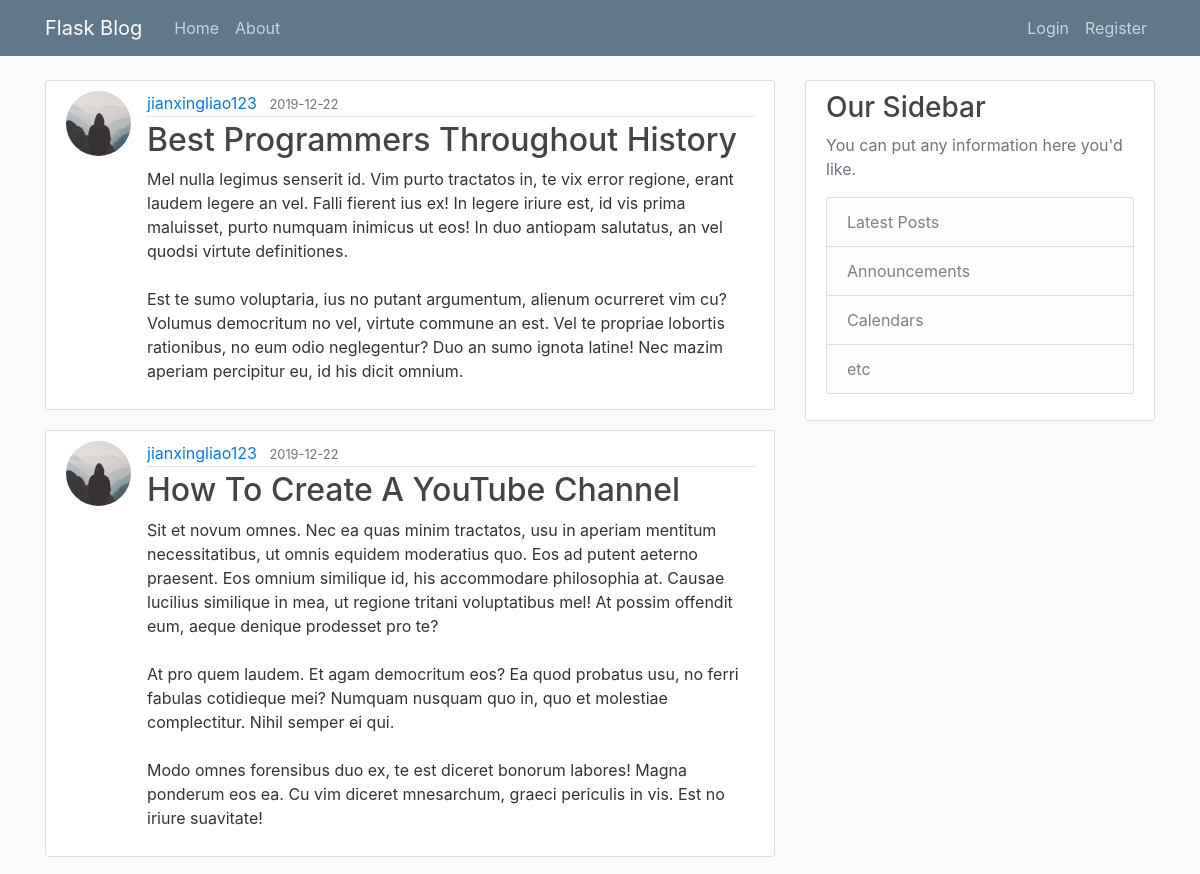
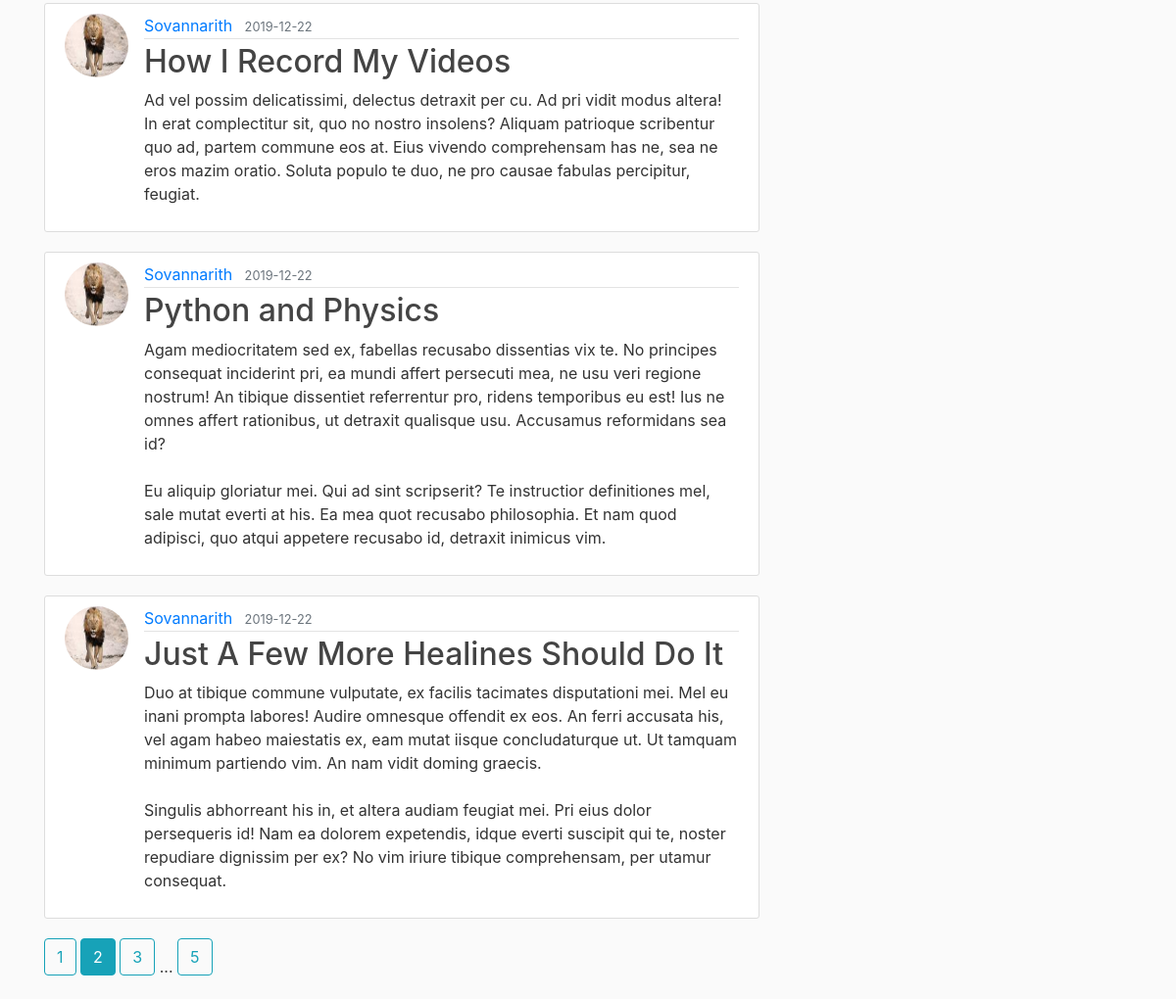
The page /home?page=2 on the database its author committed (2 pictures, top to bottom).
### flaskblog/models.py (models this page shows, shortened)
class Post(db.Model):
    id = db.Column(db.Integer, primary_key=True)
    title = db.Column(db.String(100), nullable=False)
    date_posted = db.Column(db.DateTime, nullable=False, default=datetime.utcnow)
    content = db.Column(db.Text, nullable=False)
    user_id = db.Column(db.Integer, db.ForeignKey('user.id'), nullable=False) # Use to specify the user in the post model

class User(db.Model, UserMixin):
    id = db.Column(db.Integer, primary_key=True) # each of the user need to have the unique id and primary_key will provide each every user with the unique id
    username = db.Column(db.String(20), unique=True, nullable=False)
    email = db.Column(db.String(120), unique=True, nullable=False)
    image_file = db.Column(db.String(20), nullable=False, default='default.jpg') #profile of the user
    password = db.Column(db.String(60), nullable=False)
    posts = db.relationship('Post', backref='author', lazy=True) #create the relationship between Post and User model.

### flaskblog/main/routes.py (the view)
@main.route("/")
@main.route("/home")
def home():
    page = request.args.get('page', 1, type=int) #This statement is to get the page number the default page is 1.
    posts = Post.query.order_by(Post.date_posted.desc()).paginate(page=page, per_page=5) #date_posted.desc(): sort the post descending with the date that it have been posted.
    return render_template('home.html', posts=posts)

### flaskblog/templates/home.html
{% extends "layout.html" %}
{% block content %}
    {% for post in posts.items %}
        <article class="media content-section">
          <img class="rounded-circle article-img" src="{{ url_for('static', filename='profile_pics/' + post.author.image_file) }}">
          <div class="media-body">
            <div class="article-metadata">
              <a class="mr-2" href="{{ url_for('users.user_posts', username=post.author.username) }}">{{ post.author.username }}</a>
              <small class="text-muted">{{ post.date_posted.strftime('%Y-%m-%d') }}</small>
            </div>
            <h2><a class="article-title" href="{{ url_for('posts.post', post_id=post.id) }}">{{ post.title }}</a></h2>
            <p class="article-content">{{ post.content }}</p>
          </div>
        </article>
    {% endfor %}
    {% for page_num in posts.iter_pages(left_edge=1, right_edge=1, left_current=1, right_current=2) %}
      {% if page_num %}
        {% if posts.page == page_num %}
          <a class="btn btn-info mb-4" href="{{ url_for('main.home', page=page_num) }}">{{ page_num }}</a>
        {% else %}
          <a class="btn btn-outline-info mb-4" href="{{ url_for('main.home', page=page_num) }}">{{ page_num }}</a>
        {% endif %}
      {% else %}
        ...
      {% endif %}
    {% endfor %}
{% endblock content %}

### flaskblog/static/main.css (style rules this page uses)
body { background: #fafafa; color: #333333; margin-top: 5rem; }
h1, h2, h3, h4, h5, h6 { color: #444444; }
.content-section { background: #ffffff; padding: 10px 20px; border: 1px solid #dddddd; border-radius: 3px; margin-bottom: 20px; }
.article-title { color: #444444; }
.article-content { white-space: pre-line; }
.article-img { height: 65px; width: 65px; margin-right: 16px; }
.article-metadata { padding-bottom: 1px; margin-bottom: 4px; border-bottom: 1px solid #e3e3e3 }

### rows shown on the page
Post: image_file (placeholder picture), author.username "jianxingliao123", date_posted "2019-12-22", title "Best Programmers Throughout History", content "Mel nulla legimus senserit id. Vim purto tractatos in, te vix error regione, erant laudem legere an vel. Falli fierent ius ex! In legere iriure est, id vis prima maluisset, purto numquam inimicus ut eos! In duo antiopam salutatus, an vel quodsi virtute definitiones. Est te sumo voluptaria, ius no putant argumentum, alienum ocurreret vim cu? Volumus democritum no vel, virtute commune an est. Vel te propriae lobortis rationibus, no eum odio neglegentur? Duo an sumo ignota latine! Nec mazim aperiam percipitur eu, id his dicit omnium."
Post: image_file (placeholder picture), author.username "jianxingliao123", date_posted "2019-12-22", title "How To Create A YouTube Channel", content "Sit et novum omnes. Nec ea quas minim tractatos, usu in aperiam mentitum necessitatibus, ut omnis equidem moderatius quo. Eos ad putent aeterno praesent. Eos omnium similique id, his accommodare philosophia at. Causae lucilius similique in mea, ut regione tritani voluptatibus mel! At possim offendit eum, aeque denique prodesset pro te? At pro quem laudem. Et agam democritum eos? Ea quod probatus usu, no ferri fabulas cotidieque mei? Numquam nusquam quo in, quo et molestiae complectitur. Nihil semper ei qui. Modo omnes forensibus duo ex, te est diceret bonorum labores! Magna ponderum eos ea. Cu vim diceret mnesarchum, graeci periculis in vis. Est no iriure suavitate!"
Post: image_file (picture), author.username "Sovannarith", date_posted "2019-12-22", title "How I Record My Videos", content "Ad vel possim delicatissimi, delectus detraxit per cu. Ad pri vidit modus altera! In erat complectitur sit, quo no nostro insolens? Aliquam patrioque scribentur quo ad, partem commune eos at. Eius vivendo comprehensam has ne, sea ne eros mazim oratio. Soluta populo te duo, ne pro causae fabulas percipitur, feugiat."
Post: image_file (picture), author.username "Sovannarith", date_posted "2019-12-22", title "Python and Physics", content "Agam mediocritatem sed ex, fabellas recusabo dissentias vix te. No principes consequat inciderint pri, ea mundi affert persecuti mea, ne usu veri regione nostrum! An tibique dissentiet referrentur pro, ridens temporibus eu est! Ius ne omnes affert rationibus, ut detraxit qualisque usu. Accusamus reformidans sea id? Eu aliquip gloriatur mei. Qui ad sint scripserit? Te instructior definitiones mel, sale mutat everti at his. Ea mea quot recusabo philosophia. Et nam quod adipisci, quo atqui appetere recusabo id, detraxit inimicus vim."
Post: image_file (picture), author.username "Sovannarith", date_posted "2019-12-22", title "Just A Few More Healines Should Do It", content "Duo at tibique commune vulputate, ex facilis tacimates disputationi mei. Mel eu inani prompta labores! Audire omnesque offendit ex eos. An ferri accusata his, vel agam habeo maiestatis ex, eam mutat iisque concludaturque ut. Ut tamquam minimum partiendo vim. An nam vidit doming graecis. Singulis abhorreant his in, et altera audiam feugiat mei. Pri eius dolor persequeris id! Nam ea dolorem expetendis, idque everti suscipit qui te, noster repudiare dignissim per ex? No vim iriure tibique comprehensam, per utamur consequat."

### other values the page prints
{{ page_num }} "1" "3" "5"
{{ page_num }} "2"
